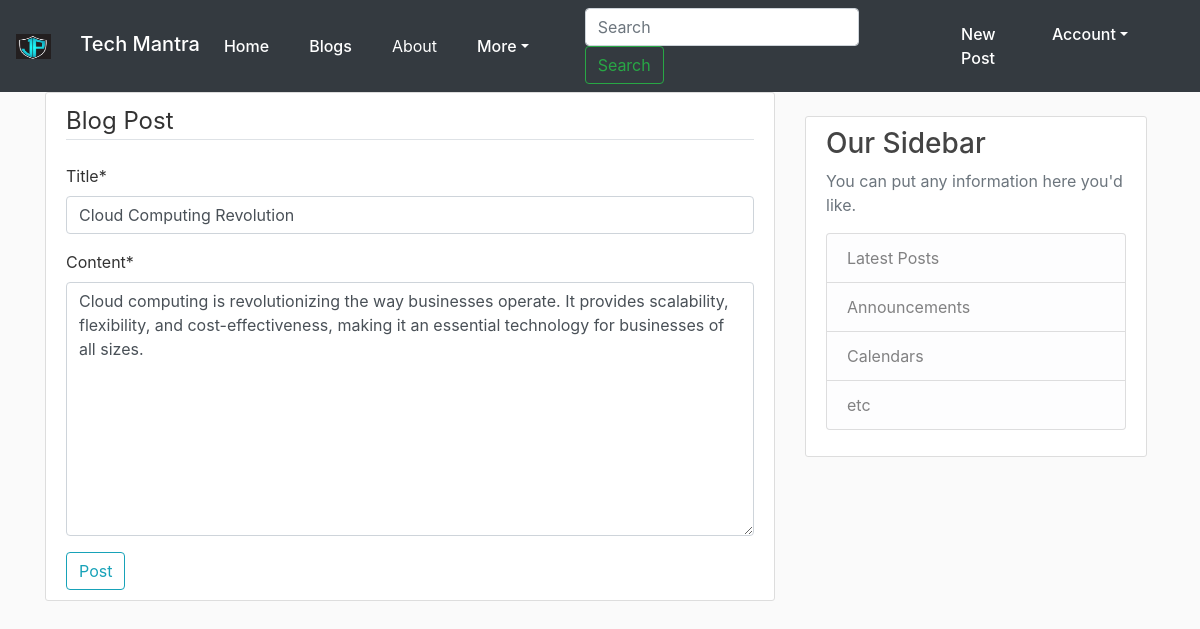
/post/26/update/ (signed in), run on the app's committed database.
### blog_app/models.py (models this page shows, shortened)
class Post(models.Model): #inheriting model form models , so each class is now going to be it's own table in database
    title= models.CharField(max_length=100) #title is aatribute of table , each attribute will be different field in database
    content = models.TextField()
    date_posted = models.DateTimeField(default=timezone.now) # or can use: auto_now_add=True, for last_update
    author = models.ForeignKey(User, on_delete=models.CASCADE) #the post models having relation to user as a one to Many

### blog_app/views.py (the view, shortened to what this page needs)
# urls.py: path('post/<int:pk>/update/', PostUpdateView.as_view(), name='post-update'),  # Using the post-form template and particular route for post
class PostUpdateView(LoginRequiredMixin,UserPassesTestMixin,UpdateView):
    model = Post
    fields =['title', 'content']
    def test_func(self) -> bool | None:
        post = self.get_object()
        if self.request.user == post.author:
            return True
        return False

### blog_app/templates/blog_app/post_form.html (shortened to what this page needs)
{% extends "blog_app/base.html" %}
{% load crispy_forms_tags %}
 {% block content %}
<div class="content-section">
    <form method="post">
        <fieldset class="from-group">
            <legend class="border-bottom mb-4">Blog Post</legend>
            {{ form|crispy }}
        </fieldset>
        <div class="from-group">
            <button class="btn btn-outline-info"  type="submit">Post</button>
        </div>
    </form>
</div>
{% endblock content %}

### blog_app/static/blog_app/main.css (style rules this page uses)
body { background: #fafafa; color: #333333; }
.content-section { background: #ffffff; padding: 10px 20px; border: 1px solid #dddddd; border-radius: 3px; margin-bottom: 20px; }

### data on the page
Post: title "Cloud Computing Revolution", content "Cloud computing is revolutionizing the way businesses operate. It provides scalability, flexibility, and cost-effectiveness, making it an essential technology for businesses of all sizes."
